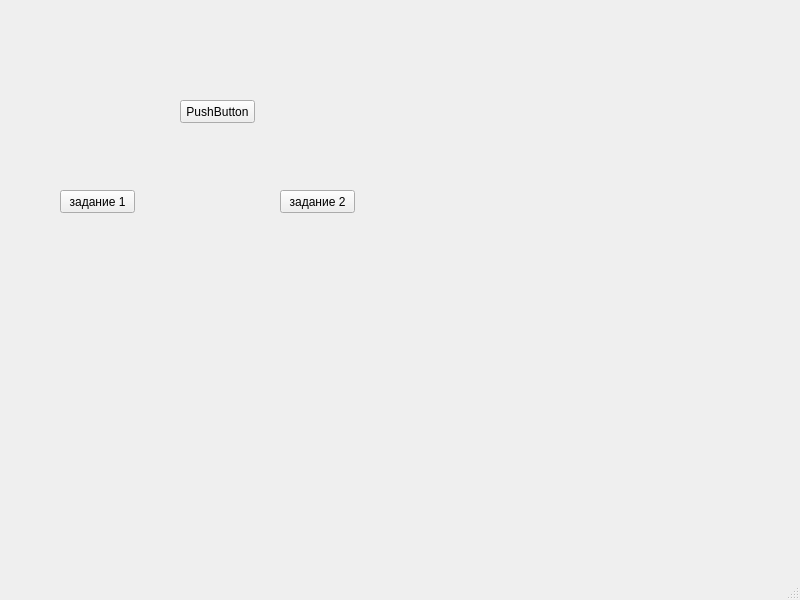
<?xml version="1.0" encoding="UTF-8"?>
<ui version="4.0">
 <class>MainWindow</class>
 <widget class="QMainWindow" name="MainWindow">
  <property name="geometry">
   <rect>
    <x>0</x>
    <y>0</y>
    <width>800</width>
    <height>600</height>
   </rect>
  </property>
  <property name="windowTitle">
   <string>MainWindow</string>
  </property>
  <widget class="QWidget" name="centralwidget">
   <widget class="QPushButton" name="classBall">
    <property name="geometry">
     <rect>
      <x>60</x>
      <y>190</y>
      <width>75</width>
      <height>23</height>
     </rect>
    </property>
    <property name="text">
     <string>задание 1</string>
    </property>
   </widget>
   <widget class="QPushButton" name="personBall">
    <property name="geometry">
     <rect>
      <x>280</x>
      <y>190</y>
      <width>75</width>
      <height>23</height>
     </rect>
    </property>
    <property name="text">
     <string>задание 2</string>
    </property>
   </widget>
   <widget class="QPushButton" name="pushButton">
    <property name="geometry">
     <rect>
      <x>180</x>
      <y>100</y>
      <width>75</width>
      <height>23</height>
     </rect>
    </property>
    <property name="text">
     <string>PushButton</string>
    </property>
   </widget>
  </widget>
  <widget class="QMenuBar" name="menubar">
   <property name="geometry">
    <rect>
     <x>0</x>
     <y>0</y>
     <width>800</width>
     <height>21</height>
    </rect>
   </property>
  </widget>
  <widget class="QStatusBar" name="statusbar"/>
 </widget>
 <resources/>
 <connections/>
</ui>
